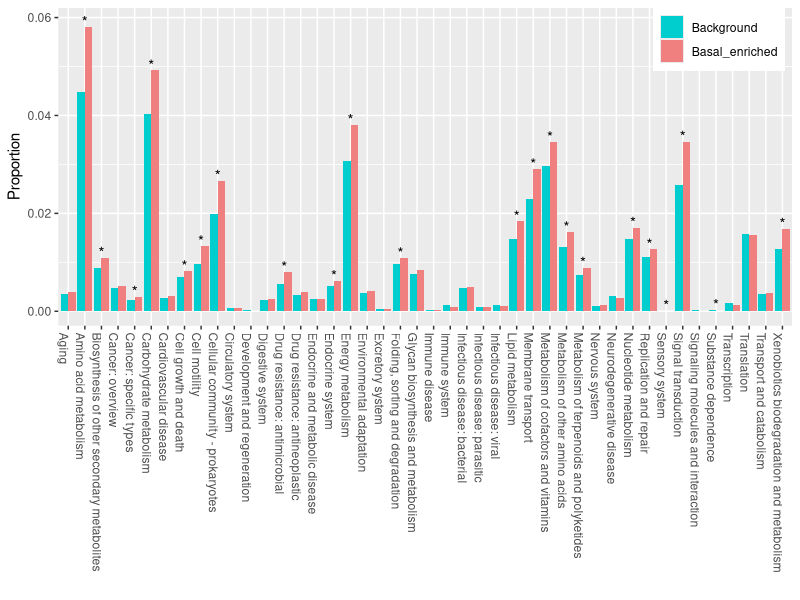

R code for this plot:
#microbial gene functional characterization
#Written by Wei Guo
#Data:Nov 20,2020

#load library
library(readxl)
library(matrixStats)
library(reshape)
library(ggplot2)
#
setwd("/data1/PDAC_files/code_ocean/")
##microbial genes were analysed based on eggNOG and GhostKOALA website, then processed by Perl script.
#load processed output.
KEGG_function<-read_excel("microbial_gene_functional_characterization.xlsx"
                          ,sheet = "Sheet1")
EGGNOG_function<-read_excel("microbial_gene_functional_characterization.xlsx",sheet = "Sheet2")
my_table<-KEGG_function
my_table<-my_table[,-1]
row.names(my_table)<-KEGG_function$KEGG
#calculate proportion
my_table<-as.matrix(my_table)
#all_geneset_number=229282
#basal_enriched_query_number=31905
sum_matrix<-matrix(rep(c(229282,31905),nrow(my_table)),nrow=nrow(my_table),byrow=T)
rela.table<-my_table/sum_matrix
#fisher exact test
size1 = sum_matrix[1,1]
size2 = sum_matrix[1,2]
fisher_exact<-function(x){
  row=c(x[1],x[2],size1-x[1],size2-x[2])
  alle<-matrix(row,nrow=2)
  p_value<-fisher.test(alle,alternative="two.sided")$p.value
  p_value}
pvalue<-apply(my_table,1,fisher_exact)
result<-cbind(my_table,pvalue)
final<-subset(result,pvalue<0.05)
#
signif<-ifelse(result[,3]<0.05,"*","")
the_data<-as.data.frame(rela.table)
colnames(the_data)[1]<-"Background"
the_data$signif<-signif
the_data$term<-row.names(the_data)
the_data<-melt(the_data,id.vars = c("term","signif"))
the_index<-c()
the_term=the_data$term[!duplicated(the_data$term)]
for(everyterm in the_term){
  myindex<-which(the_data$term==everyterm)
  myvalue=the_data$value[myindex]
  my_minvalue=min(myvalue)
  min_index=which(the_data$term==everyterm & the_data$value==my_minvalue)
  the_index<-c(the_index,min_index)
}

the_data$signif[the_index]<-""
res<-ggplot(the_data,aes(term,value,fill=variable))+geom_bar(stat="identity",position="dodge")+
  scale_fill_manual(values=c("cyan3","lightcoral"))+xlab("")+ylab("Proportion")+
  geom_text(aes(y=value+0.001,label=signif))+
  theme(legend.title = element_blank(),legend.position = c(0.9,0.9),
        axis.text.x = element_text(angle = 270,hjust = 0))
res
